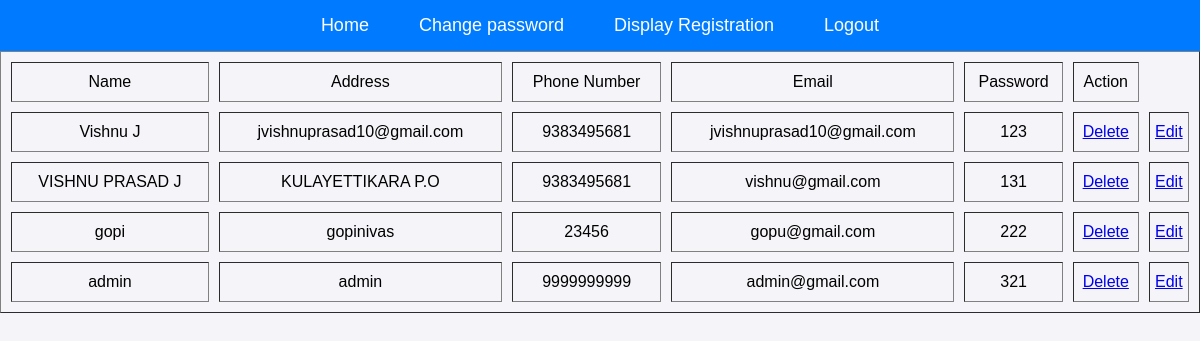
The app's page /display/ with its own data.
### myapp/models.py (models this page shows)
class MyTable(models.Model):
    name=models.CharField(max_length=50)
    address=models.CharField(max_length=50)
    phone=models.CharField(max_length=80)
    email=models.CharField(max_length=80)
    password=models.CharField(max_length=80)

### myapp/views.py (the view)
# urls.py: path('display/',views.display,name='displayurl'),
def display(request):
    record=MyTable.objects.all()
    print(record.values())
    return render (request,'display.html',{"r":record})

### templates/display.html
{% include 'adminheader.html' %}
    {% if r %}
    <table border="1">
        <tr>
            <td>Name</td>
            <td>Address</td>
            <td>Phone Number</td>
            <td>Email</td>
            <td>Password</td>
            <td>Action</td>
        </tr>
    {% for i in r %}
        <tr>
            <td>{{ i.name }}</td>
            <td>{{i.address}}</td>
            <td>{{ i.phone }}</td>
            <td>{{ i.email }}</td>
            <td>{{i.password}}</td>
            <td><a href="{% url 'deleteurl' i.id %}">Delete</a></td>
            <td><a href="{% url 'editurl' i.id %}">Edit</td>
        </tr>
    {% endfor %}
    </table>
    {% else %}
    <h1>No record to display</h1>
    {% endif %}
</body>
</html>

### templates/adminheader.html (shortened to what this page needs)
{% load static %}
<!DOCTYPE html>
<html lang="en">
<head>
    <link rel="stylesheet" href="{% static 'css/style.css' %}">
</head>
<body>
    <div class="menu-section">
        <ul class="nav2">
            <li>
                <a href="{% url 'adminhomeurl' %}">Home</a>
            </li>
            <li>
                <a href="{% url 'adminpasswordurl' %}">Change password</a>
            </li>
            <li>
                <a href="{% url 'displayurl' %}">Display Registration </a>
            </li>
            <li>
                <a href="{% url 'loginurl' %}">Logout</a>
            </li>
        </ul>
    </div>

### static/css/style.css (style rules this page uses)
body { font-family: Arial, sans-serif; background-color: #f4f4f4; text-align: center; }
body { background-color: #f4f4f4; margin: 0; padding: 0; }
body { font-family: Arial, sans-serif; margin: 0; padding: 0; background-color: #f4f4f4; }
.nav2 { background-color: #007bff; padding: 15px; list-style: none; margin: 0; display: flex; justify-content: center; gap: 20px; }
.nav2 li { display: inline; }
.nav2 a { color: white; text-decoration: none; font-size: 18px; padding: 10px 15px; transition: background 0.3s; }
body { font-family: Arial, sans-serif; background-color: #f4f4f9; margin: 0; padding: 0; }
table { width: 100%; border-spacing: 10px; }
td { padding: 10px 0; }

### records on screen
MyTable: name "Vishnu J", address "jvishnuprasad10@gmail.com", phone "9383495681", email "jvishnuprasad10@gmail.com", password "123"
MyTable: name "VISHNU PRASAD J", address "KULAYETTIKARA P.O", phone "9383495681", email "vishnu@gmail.com", password "131"
MyTable: name "gopi", address "gopinivas", phone "23456", email "gopu@gmail.com", password "222"
MyTable: name "admin", address "admin", phone "9999999999", email "admin@gmail.com", password "321"
